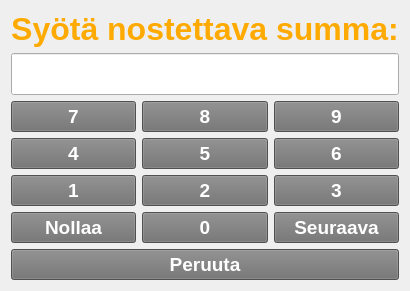
     <widget class="QWidget" name="otherWithdrawPage">
      <layout class="QGridLayout" name="gridLayout">
       <item row="0" column="0" colspan="3">
        <widget class="QLabel" name="otherHeaderLabel">
         <property name="font">
          <font>
           <pointsize>24</pointsize>
           <weight>75</weight>
           <bold>true</bold>
          </font>
         </property>
         <property name="styleSheet">
          <string notr="true">color: rgb(255, 170, 0);</string>
         </property>
         <property name="text">
          <string>Syötä nostettava summa:</string>
         </property>
         <property name="alignment">
          <set>Qt::AlignCenter</set>
         </property>
        </widget>
       </item>
       <item row="5" column="1">
        <widget class="QPushButton" name="otherButton0">
         <property name="sizePolicy">
          <sizepolicy hsizetype="Preferred" vsizetype="Preferred">
           <horstretch>0</horstretch>
           <verstretch>0</verstretch>
          </sizepolicy>
         </property>
         <property name="font">
          <font>
           <pointsize>14</pointsize>
           <weight>75</weight>
           <bold>true</bold>
          </font>
         </property>
         <property name="styleSheet">
          <string notr="true">background-color: rgb(112, 112, 112);
color: rgb(255, 255, 255);</string>
         </property>
         <property name="text">
          <string>0</string>
         </property>
        </widget>
       </item>
       <item row="3" column="0">
        <widget class="QPushButton" name="otherButton4">
         <property name="sizePolicy">
          <sizepolicy hsizetype="Preferred" vsizetype="Preferred">
           <horstretch>0</horstretch>
           <verstretch>0</verstretch>
          </sizepolicy>
         </property>
         <property name="font">
          <font>
           <pointsize>14</pointsize>
           <weight>75</weight>
           <bold>true</bold>
          </font>
         </property>
         <property name="styleSheet">
          <string notr="true">background-color: rgb(112, 112, 112);
color: rgb(255, 255, 255);</string>
         </property>
         <property name="text">
          <string>4</string>
         </property>
        </widget>
       </item>
       <item row="3" column="1">
        <widget class="QPushButton" name="otherButton5">
         <property name="sizePolicy">
          <sizepolicy hsizetype="Preferred" vsizetype="Preferred">
           <horstretch>0</horstretch>
           <verstretch>0</verstretch>
          </sizepolicy>
         </property>
         <property name="font">
          <font>
           <pointsize>14</pointsize>
           <weight>75</weight>
           <bold>true</bold>
          </font>
         </property>
         <property name="styleSheet">
          <string notr="true">background-color: rgb(112, 112, 112);
color: rgb(255, 255, 255);</string>
         </property>
         <property name="text">
          <string>5</string>
         </property>
        </widget>
       </item>
       <item row="3" column="2">
        <widget class="QPushButton" name="otherButton6">
         <property name="sizePolicy">
          <sizepolicy hsizetype="Preferred" vsizetype="Preferred">
           <horstretch>0</horstretch>
           <verstretch>0</verstretch>
          </sizepolicy>
         </property>
         <property name="font">
          <font>
           <pointsize>14</pointsize>
           <weight>75</weight>
           <bold>true</bold>
          </font>
         </property>
         <property name="styleSheet">
          <string notr="true">background-color: rgb(112, 112, 112);
color: rgb(255, 255, 255);</string>
         </property>
         <property name="text">
          <string>6</string>
         </property>
        </widget>
       </item>
       <item row="2" column="1">
        <widget class="QPushButton" name="otherButton8">
         <property name="sizePolicy">
          <sizepolicy hsizetype="Preferred" vsizetype="Preferred">
           <horstretch>0</horstretch>
           <verstretch>0</verstretch>
          </sizepolicy>
         </property>
         <property name="font">
          <font>
           <pointsize>14</pointsize>
           <weight>75</weight>
           <bold>true</bold>
          </font>
         </property>
         <property name="styleSheet">
          <string notr="true">background-color: rgb(112, 112, 112);
color: rgb(255, 255, 255);</string>
         </property>
         <property name="text">
          <string>8</string>
         </property>
        </widget>
       </item>
       <item row="4" column="2">
        <widget class="QPushButton" name="otherButton3">
         <property name="sizePolicy">
          <sizepolicy hsizetype="Preferred" vsizetype="Preferred">
           <horstretch>0</horstretch>
           <verstretch>0</verstretch>
          </sizepolicy>
         </property>
         <property name="font">
          <font>
           <pointsize>14</pointsize>
           <weight>75</weight>
           <bold>true</bold>
          </font>
         </property>
         <property name="styleSheet">
          <string notr="true">background-color: rgb(112, 112, 112);
color: rgb(255, 255, 255);</string>
         </property>
         <property name="text">
          <string>3</string>
         </property>
        </widget>
       </item>
       <item row="5" column="2">
        <widget class="QPushButton" name="otherNextButton">
         <property name="sizePolicy">
          <sizepolicy hsizetype="Preferred" vsizetype="Preferred">
           <horstretch>0</horstretch>
           <verstretch>0</verstretch>
          </sizepolicy>
         </property>
         <property name="font">
          <font>
           <pointsize>14</pointsize>
           <weight>75</weight>
           <bold>true</bold>
          </font>
         </property>
         <property name="styleSheet">
          <string notr="true">background-color: rgb(112, 112, 112);
color: rgb(255, 255, 255);</string>
         </property>
         <property name="text">
          <string>Seuraava</string>
         </property>
        </widget>
       </item>
       <item row="1" column="0" colspan="3">
        <widget class="QLineEdit" name="otherAmountLineEdit">
         <property name="sizePolicy">
          <sizepolicy hsizetype="Preferred" vsizetype="Preferred">
           <horstretch>0</horstretch>
           <verstretch>0</verstretch>
          </sizepolicy>
         </property>
         <property name="font">
          <font>
           <pointsize>22</pointsize>
           <weight>75</weight>
           <bold>true</bold>
          </font>
         </property>
         <property name="styleSheet">
          <string notr="true">color: rgb(255, 255, 255);</string>
         </property>
         <property name="maxLength">
          <number>10</number>
         </property>
         <property name="echoMode">
          <enum>QLineEdit::Normal</enum>
         </property>
         <property name="alignment">
          <set>Qt::AlignCenter</set>
         </property>
        </widget>
       </item>
       <item row="2" column="0">
        <widget class="QPushButton" name="otherButton7">
         <property name="sizePolicy">
          <sizepolicy hsizetype="Preferred" vsizetype="Preferred">
           <horstretch>0</horstretch>
           <verstretch>0</verstretch>
          </sizepolicy>
         </property>
         <property name="font">
          <font>
           <pointsize>14</pointsize>
           <weight>75</weight>
           <bold>true</bold>
          </font>
         </property>
         <property name="styleSheet">
          <string notr="true">background-color: rgb(112, 112, 112);
color: rgb(255, 255, 255);</string>
         </property>
         <property name="text">
          <string>7</string>
         </property>
        </widget>
       </item>
       <item row="2" column="2">
        <widget class="QPushButton" name="otherButton9">
         <property name="sizePolicy">
          <sizepolicy hsizetype="Preferred" vsizetype="Preferred">
           <horstretch>0</horstretch>
           <verstretch>0</verstretch>
          </sizepolicy>
         </property>
         <property name="font">
          <font>
           <pointsize>14</pointsize>
           <weight>75</weight>
           <bold>true</bold>
          </font>
         </property>
         <property name="styleSheet">
          <string notr="true">background-color: rgb(112, 112, 112);
color: rgb(255, 255, 255);</string>
         </property>
         <property name="text">
          <string>9</string>
         </property>
        </widget>
       </item>
       <item row="4" column="1">
        <widget class="QPushButton" name="otherButton2">
         <property name="sizePolicy">
          <sizepolicy hsizetype="Preferred" vsizetype="Preferred">
           <horstretch>0</horstretch>
           <verstretch>0</verstretch>
          </sizepolicy>
         </property>
         <property name="font">
          <font>
           <pointsize>14</pointsize>
           <weight>75</weight>
           <bold>true</bold>
          </font>
         </property>
         <property name="styleSheet">
          <string notr="true">background-color: rgb(112, 112, 112);
color: rgb(255, 255, 255);</string>
         </property>
         <property name="text">
          <string>2</string>
         </property>
        </widget>
       </item>
       <item row="4" column="0">
        <widget class="QPushButton" name="otherButton1">
         <property name="sizePolicy">
          <sizepolicy hsizetype="Preferred" vsizetype="Preferred">
           <horstretch>0</horstretch>
           <verstretch>0</verstretch>
          </sizepolicy>
         </property>
         <property name="font">
          <font>
           <pointsize>14</pointsize>
           <weight>75</weight>
           <bold>true</bold>
          </font>
         </property>
         <property name="styleSheet">
          <string notr="true">background-color: rgb(112, 112, 112);
color: rgb(255, 255, 255);</string>
         </property>
         <property name="text">
          <string>1</string>
         </property>
        </widget>
       </item>
       <item row="5" column="0">
        <widget class="QPushButton" name="otherClearButton">
         <property name="sizePolicy">
          <sizepolicy hsizetype="Preferred" vsizetype="Preferred">
           <horstretch>0</horstretch>
           <verstretch>0</verstretch>
          </sizepolicy>
         </property>
         <property name="font">
          <font>
           <pointsize>14</pointsize>
           <weight>75</weight>
           <bold>true</bold>
          </font>
         </property>
         <property name="styleSheet">
          <string notr="true">background-color: rgb(112, 112, 112);
color: rgb(255, 255, 255);</string>
         </property>
         <property name="text">
          <string>Nollaa</string>
         </property>
        </widget>
       </item>
       <item row="6" column="0" colspan="3">
        <widget class="QPushButton" name="otherCancelButton">
         <property name="sizePolicy">
          <sizepolicy hsizetype="Preferred" vsizetype="Preferred">
           <horstretch>0</horstretch>
           <verstretch>0</verstretch>
          </sizepolicy>
         </property>
         <property name="font">
          <font>
           <pointsize>14</pointsize>
           <weight>75</weight>
           <bold>true</bold>
          </font>
         </property>
         <property name="styleSheet">
          <string notr="true">background-color: rgb(112, 112, 112);
color: rgb(255, 255, 255);</string>
         </property>
         <property name="text">
          <string>Peruuta</string>
         </property>
        </widget>
       </item>
      </layout>
     </widget>
